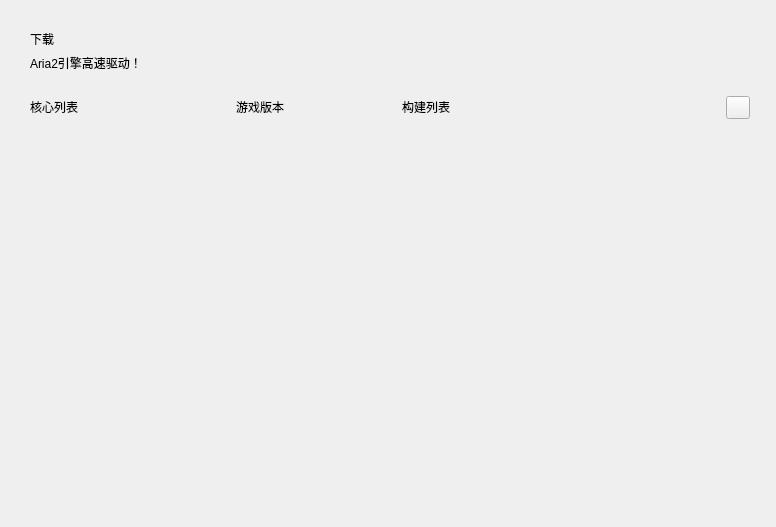
<?xml version="1.0" encoding="UTF-8"?>
<ui version="4.0">
 <class>DownloadInterface</class>
 <widget class="QFrame" name="DownloadInterface">
  <property name="geometry">
   <rect>
    <x>0</x>
    <y>0</y>
    <width>776</width>
    <height>527</height>
   </rect>
  </property>
  <property name="sizePolicy">
   <sizepolicy hsizetype="Expanding" vsizetype="Expanding">
    <horstretch>0</horstretch>
    <verstretch>0</verstretch>
   </sizepolicy>
  </property>
  <property name="windowTitle">
   <string/>
  </property>
  <layout class="QGridLayout" name="gridLayout">
   <item row="1" column="0">
    <spacer name="leftSpacer">
     <property name="orientation">
      <enum>Qt::Horizontal</enum>
     </property>
     <property name="sizeType">
      <enum>QSizePolicy::Fixed</enum>
     </property>
     <property name="sizeHint" stdset="0">
      <size>
       <width>10</width>
       <height>20</height>
      </size>
     </property>
    </spacer>
   </item>
   <item row="1" column="2" rowspan="2" colspan="2">
    <widget class="QWidget" name="titleLimitWidget" native="true">
     <layout class="QVBoxLayout" name="verticalLayout">
      <item>
       <widget class="TitleLabel" name="titleLabel">
        <property name="sizePolicy">
         <sizepolicy hsizetype="Preferred" vsizetype="Fixed">
          <horstretch>0</horstretch>
          <verstretch>0</verstretch>
         </sizepolicy>
        </property>
        <property name="text">
         <string>下载</string>
        </property>
       </widget>
      </item>
      <item>
       <widget class="StrongBodyLabel" name="subTitleLabel">
        <property name="sizePolicy">
         <sizepolicy hsizetype="Preferred" vsizetype="Fixed">
          <horstretch>0</horstretch>
          <verstretch>0</verstretch>
         </sizepolicy>
        </property>
        <property name="text">
         <string>Aria2引擎高速驱动！</string>
        </property>
        <property name="textFormat">
         <enum>Qt::MarkdownText</enum>
        </property>
       </widget>
      </item>
     </layout>
    </widget>
   </item>
   <item row="0" column="2">
    <spacer name="topSpacer">
     <property name="orientation">
      <enum>Qt::Vertical</enum>
     </property>
     <property name="sizeType">
      <enum>QSizePolicy::Fixed</enum>
     </property>
     <property name="sizeHint" stdset="0">
      <size>
       <width>20</width>
       <height>10</height>
      </size>
     </property>
    </spacer>
   </item>
   <item row="3" column="2">
    <widget class="PopUpAniStackedWidget" name="downloadStackedWidget">
     <property name="currentIndex">
      <number>0</number>
     </property>
     <widget class="QWidget" name="downloadWithFastMirror">
      <layout class="QGridLayout" name="gridLayout_2">
       <item row="0" column="1">
        <widget class="SubtitleLabel" name="versionSubtitleLabel">
         <property name="sizePolicy">
          <sizepolicy hsizetype="Fixed" vsizetype="Fixed">
           <horstretch>0</horstretch>
           <verstretch>0</verstretch>
          </sizepolicy>
         </property>
         <property name="text">
          <string>游戏版本</string>
         </property>
        </widget>
       </item>
       <item row="1" column="0">
        <widget class="SmoothScrollArea" name="coreListSmoothScrollArea">
         <property name="sizePolicy">
          <sizepolicy hsizetype="Fixed" vsizetype="Expanding">
           <horstretch>0</horstretch>
           <verstretch>0</verstretch>
          </sizepolicy>
         </property>
         <property name="minimumSize">
          <size>
           <width>200</width>
           <height>0</height>
          </size>
         </property>
         <property name="maximumSize">
          <size>
           <width>200</width>
           <height>16777215</height>
          </size>
         </property>
         <property name="frameShape">
          <enum>QFrame::NoFrame</enum>
         </property>
         <property name="verticalScrollBarPolicy">
          <enum>Qt::ScrollBarAsNeeded</enum>
         </property>
         <property name="widgetResizable">
          <bool>true</bool>
         </property>
         <widget class="QWidget" name="coreListScrollAreaWidgetContents">
          <property name="geometry">
           <rect>
            <x>0</x>
            <y>0</y>
            <width>200</width>
            <height>349</height>
           </rect>
          </property>
          <layout class="QVBoxLayout" name="verticalLayout_14">
           <item>
            <layout class="QVBoxLayout" name="coreListLayout"/>
           </item>
          </layout>
         </widget>
        </widget>
       </item>
       <item row="0" column="2">
        <widget class="SubtitleLabel" name="buildSubtitleLabel">
         <property name="sizePolicy">
          <sizepolicy hsizetype="Expanding" vsizetype="Fixed">
           <horstretch>0</horstretch>
           <verstretch>0</verstretch>
          </sizepolicy>
         </property>
         <property name="text">
          <string>构建列表</string>
         </property>
        </widget>
       </item>
       <item row="0" column="0">
        <widget class="SubtitleLabel" name="coreListSubtitleLabel">
         <property name="sizePolicy">
          <sizepolicy hsizetype="Fixed" vsizetype="Fixed">
           <horstretch>0</horstretch>
           <verstretch>0</verstretch>
          </sizepolicy>
         </property>
         <property name="text">
          <string>核心列表</string>
         </property>
        </widget>
       </item>
       <item row="1" column="1">
        <widget class="SmoothScrollArea" name="versionSmoothScrollArea">
         <property name="sizePolicy">
          <sizepolicy hsizetype="Fixed" vsizetype="Expanding">
           <horstretch>0</horstretch>
           <verstretch>0</verstretch>
          </sizepolicy>
         </property>
         <property name="minimumSize">
          <size>
           <width>160</width>
           <height>0</height>
          </size>
         </property>
         <property name="maximumSize">
          <size>
           <width>160</width>
           <height>16777215</height>
          </size>
         </property>
         <property name="frameShape">
          <enum>QFrame::NoFrame</enum>
         </property>
         <property name="verticalScrollBarPolicy">
          <enum>Qt::ScrollBarAsNeeded</enum>
         </property>
         <property name="widgetResizable">
          <bool>true</bool>
         </property>
         <widget class="QWidget" name="versionScrollAreaWidgetContents">
          <property name="geometry">
           <rect>
            <x>0</x>
            <y>0</y>
            <width>160</width>
            <height>349</height>
           </rect>
          </property>
          <layout class="QVBoxLayout" name="verticalLayout_13">
           <item>
            <layout class="QVBoxLayout" name="versionLayout"/>
           </item>
          </layout>
         </widget>
        </widget>
       </item>
       <item row="0" column="3">
        <widget class="ToolButton" name="refreshFastMirrorAPIBtn"/>
       </item>
       <item row="1" column="2" colspan="2">
        <widget class="SmoothScrollArea" name="buildScrollArea">
         <property name="minimumSize">
          <size>
           <width>304</width>
           <height>0</height>
          </size>
         </property>
         <property name="frameShape">
          <enum>QFrame::NoFrame</enum>
         </property>
         <property name="verticalScrollBarPolicy">
          <enum>Qt::ScrollBarAsNeeded</enum>
         </property>
         <property name="horizontalScrollBarPolicy">
          <enum>Qt::ScrollBarAsNeeded</enum>
         </property>
         <property name="widgetResizable">
          <bool>true</bool>
         </property>
         <widget class="QWidget" name="buildScrollAreaWidgetContents">
          <property name="geometry">
           <rect>
            <x>0</x>
            <y>0</y>
            <width>346</width>
            <height>349</height>
           </rect>
          </property>
          <layout class="QVBoxLayout" name="verticalLayout_2">
           <item>
            <layout class="QVBoxLayout" name="buildLayout"/>
           </item>
          </layout>
         </widget>
        </widget>
       </item>
      </layout>
     </widget>
     <widget class="QWidget" name="downloadWithMCSLAPI">
      <layout class="QGridLayout" name="gridLayout_3">
       <item row="0" column="0">
        <widget class="Pivot" name="MCSLAPIPivot">
         <property name="sizePolicy">
          <sizepolicy hsizetype="Minimum" vsizetype="Minimum">
           <horstretch>0</horstretch>
           <verstretch>0</verstretch>
          </sizepolicy>
         </property>
         <property name="minimumSize">
          <size>
           <width>210</width>
           <height>45</height>
          </size>
         </property>
         <property name="maximumSize">
          <size>
           <width>16777215</width>
           <height>44</height>
          </size>
         </property>
        </widget>
       </item>
       <item row="0" column="1">
        <spacer name="horizontalSpacer">
         <property name="orientation">
          <enum>Qt::Horizontal</enum>
         </property>
         <property name="sizeHint" stdset="0">
          <size>
           <width>40</width>
           <height>20</height>
          </size>
         </property>
        </spacer>
       </item>
       <item row="1" column="0" colspan="3">
        <widget class="PopUpAniStackedWidget" name="MCSLAPIStackedWidget">
         <property name="sizePolicy">
          <sizepolicy hsizetype="Expanding" vsizetype="Expanding">
           <horstretch>0</horstretch>
           <verstretch>0</verstretch>
          </sizepolicy>
         </property>
         <property name="minimumSize">
          <size>
           <width>676</width>
           <height>336</height>
          </size>
         </property>
         <property name="maximumSize">
          <size>
           <width>16777215</width>
           <height>16777215</height>
          </size>
         </property>
         <property name="currentIndex">
          <number>4</number>
         </property>
         <widget class="QWidget" name="MCSLAPIJava">
          <property name="sizePolicy">
           <sizepolicy hsizetype="Expanding" vsizetype="Expanding">
            <horstretch>0</horstretch>
            <verstretch>0</verstretch>
           </sizepolicy>
          </property>
          <layout class="QVBoxLayout" name="verticalLayout_3">
           <item>
            <widget class="SmoothScrollArea" name="MCSLAPIJavaScrollArea">
             <property name="widgetResizable">
              <bool>true</bool>
             </property>
             <widget class="QWidget" name="MCSLAPIJavaScrollAreaWidgetContents">
              <property name="geometry">
               <rect>
                <x>0</x>
                <y>0</y>
                <width>98</width>
                <height>28</height>
               </rect>
              </property>
              <property name="sizePolicy">
               <sizepolicy hsizetype="Expanding" vsizetype="Expanding">
                <horstretch>0</horstretch>
                <verstretch>0</verstretch>
               </sizepolicy>
              </property>
              <layout class="QVBoxLayout" name="verticalLayout_8">
               <item>
                <layout class="QVBoxLayout" name="MCSLAPIJavaScrollAreaLayout"/>
               </item>
              </layout>
             </widget>
            </widget>
           </item>
          </layout>
         </widget>
         <widget class="QWidget" name="MCSLAPISpigot">
          <property name="sizePolicy">
           <sizepolicy hsizetype="Expanding" vsizetype="Expanding">
            <horstretch>0</horstretch>
            <verstretch>0</verstretch>
           </sizepolicy>
          </property>
          <layout class="QVBoxLayout" name="verticalLayout_4">
           <item>
            <widget class="SmoothScrollArea" name="MCSLAPISpigotScrollArea">
             <property name="widgetResizable">
              <bool>true</bool>
             </property>
             <widget class="QWidget" name="MCSLAPISpigotScrollAreaWidgetContents">
              <property name="geometry">
               <rect>
                <x>0</x>
                <y>0</y>
                <width>98</width>
                <height>28</height>
               </rect>
              </property>
              <property name="sizePolicy">
               <sizepolicy hsizetype="Expanding" vsizetype="Expanding">
                <horstretch>0</horstretch>
                <verstretch>0</verstretch>
               </sizepolicy>
              </property>
              <layout class="QVBoxLayout" name="verticalLayout_9">
               <item>
                <layout class="QVBoxLayout" name="MCSLAPISpigotScrollAreaLayout"/>
               </item>
              </layout>
             </widget>
            </widget>
           </item>
          </layout>
         </widget>
         <widget class="QWidget" name="MCSLAPIPaper">
          <property name="sizePolicy">
           <sizepolicy hsizetype="Expanding" vsizetype="Expanding">
            <horstretch>0</horstretch>
            <verstretch>0</verstretch>
           </sizepolicy>
          </property>
          <layout class="QVBoxLayout" name="verticalLayout_5">
           <item>
            <widget class="SmoothScrollArea" name="MCSLAPIPaperScrollArea">
             <property name="widgetResizable">
              <bool>true</bool>
             </property>
             <widget class="QWidget" name="MCSLAPIPaperScrollAreaWidgetContents">
              <property name="geometry">
               <rect>
                <x>0</x>
                <y>0</y>
                <width>98</width>
                <height>28</height>
               </rect>
              </property>
              <property name="sizePolicy">
               <sizepolicy hsizetype="Expanding" vsizetype="Expanding">
                <horstretch>0</horstretch>
                <verstretch>0</verstretch>
               </sizepolicy>
              </property>
              <layout class="QVBoxLayout" name="verticalLayout_10">
               <item>
                <layout class="QVBoxLayout" name="MCSLAPIPaperScrollAreaLayout"/>
               </item>
              </layout>
             </widget>
            </widget>
           </item>
          </layout>
         </widget>
         <widget class="QWidget" name="MCSLAPIBungeeCord">
          <property name="sizePolicy">
           <sizepolicy hsizetype="Expanding" vsizetype="Expanding">
            <horstretch>0</horstretch>
            <verstretch>0</verstretch>
           </sizepolicy>
          </property>
          <layout class="QVBoxLayout" name="verticalLayout_6">
           <item>
            <widget class="SmoothScrollArea" name="MCSLAPIBungeeCordScrollArea">
             <property name="widgetResizable">
              <bool>true</bool>
             </property>
             <widget class="QWidget" name="MCSLAPIBungeeCordScrollAreaWidgetContents">
              <property name="geometry">
               <rect>
                <x>0</x>
                <y>0</y>
                <width>98</width>
                <height>28</height>
               </rect>
              </property>
              <property name="sizePolicy">
               <sizepolicy hsizetype="Expanding" vsizetype="Expanding">
                <horstretch>0</horstretch>
                <verstretch>0</verstretch>
               </sizepolicy>
              </property>
              <layout class="QVBoxLayout" name="verticalLayout_11">
               <item>
                <layout class="QVBoxLayout" name="MCSLAPIBungeeCordScrollAreaLayout"/>
               </item>
              </layout>
             </widget>
            </widget>
           </item>
          </layout>
         </widget>
         <widget class="QWidget" name="MCSLAPIOfficialCore">
          <property name="sizePolicy">
           <sizepolicy hsizetype="Expanding" vsizetype="Expanding">
            <horstretch>0</horstretch>
            <verstretch>0</verstretch>
           </sizepolicy>
          </property>
          <layout class="QVBoxLayout" name="verticalLayout_7">
           <item>
            <widget class="SmoothScrollArea" name="MCSLAPIOfficialCoreScrollArea">
             <property name="widgetResizable">
              <bool>true</bool>
             </property>
             <widget class="QWidget" name="MCSLAPIOfficialCoreScrollAreaWidgetContents">
              <property name="geometry">
               <rect>
                <x>0</x>
                <y>0</y>
                <width>698</width>
                <height>316</height>
               </rect>
              </property>
              <property name="sizePolicy">
               <sizepolicy hsizetype="Expanding" vsizetype="Expanding">
                <horstretch>0</horstretch>
                <verstretch>0</verstretch>
               </sizepolicy>
              </property>
              <layout class="QVBoxLayout" name="verticalLayout_12">
               <item>
                <layout class="QVBoxLayout" name="MCSLAPIOfficialCoreScrollAreaLayout"/>
               </item>
              </layout>
             </widget>
            </widget>
           </item>
          </layout>
         </widget>
        </widget>
       </item>
       <item row="0" column="2">
        <widget class="ToolButton" name="refreshMCSLAPIBtn"/>
       </item>
      </layout>
     </widget>
    </widget>
   </item>
  </layout>
 </widget>
 <customwidgets>
  <customwidget>
   <class>ToolButton</class>
   <extends>QToolButton</extends>
   <header>qfluentwidgets</header>
  </customwidget>
  <customwidget>
   <class>SmoothScrollArea</class>
   <extends>QScrollArea</extends>
   <header>qfluentwidgets</header>
   <container>1</container>
  </customwidget>
  <customwidget>
   <class>PopUpAniStackedWidget</class>
   <extends>QStackedWidget</extends>
   <header>qfluentwidgets</header>
   <container>1</container>
  </customwidget>
  <customwidget>
   <class>StrongBodyLabel</class>
   <extends>QLabel</extends>
   <header>qfluentwidgets</header>
  </customwidget>
  <customwidget>
   <class>SubtitleLabel</class>
   <extends>QLabel</extends>
   <header>qfluentwidgets</header>
  </customwidget>
  <customwidget>
   <class>TitleLabel</class>
   <extends>QLabel</extends>
   <header>qfluentwidgets</header>
  </customwidget>
  <customwidget>
   <class>Pivot</class>
   <extends>QWidget</extends>
   <header>qfluentwidgets</header>
  </customwidget>
 </customwidgets>
 <resources/>
 <connections/>
</ui>
